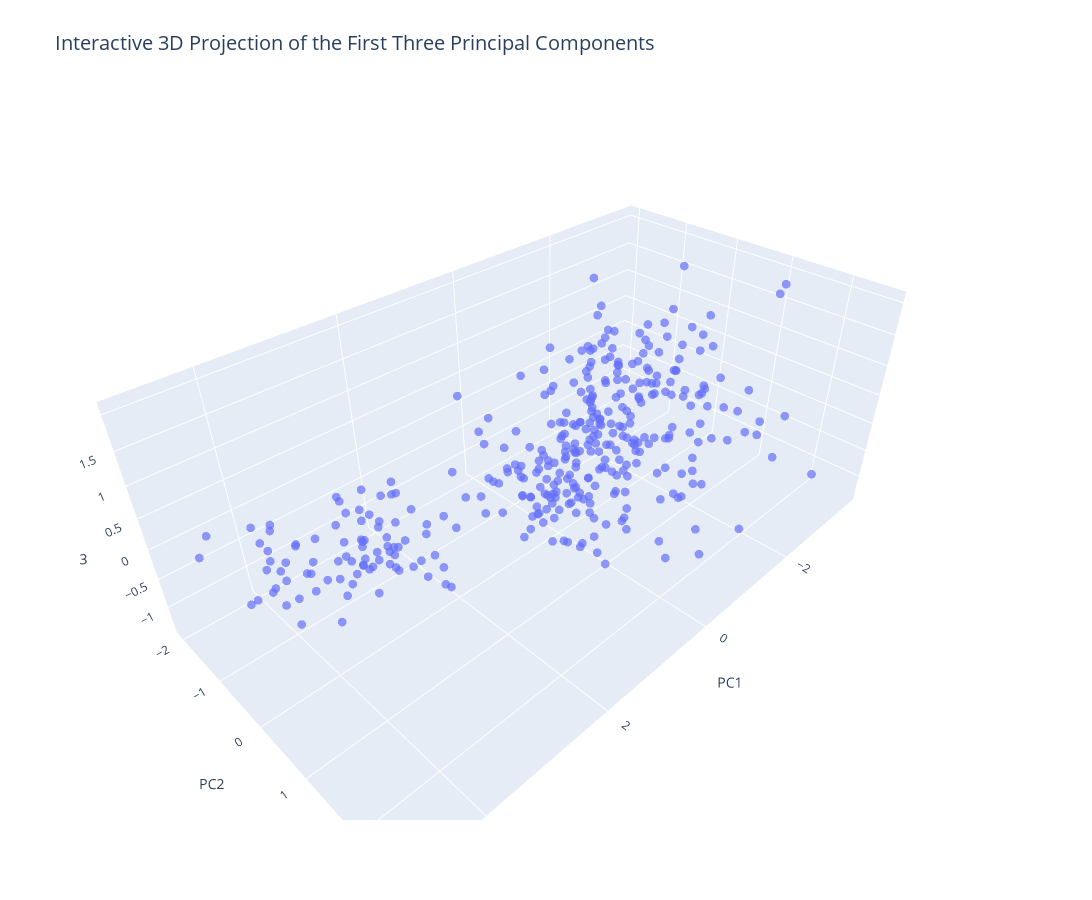

This figure's notebook cell:
### Code cell
import plotly.express as px
import pandas as pd

# Create a DataFrame for the first three principal components
projected_3d_df = pd.DataFrame(pca_result[:, :3], columns=['PC1', 'PC2', 'PC3'])

# Create an interactive 3D scatter plot
fig = px.scatter_3d(
    projected_3d_df,
    x='PC1',
    y='PC2',
    z='PC3',
    title='Interactive 3D Projection of the First Three Principal Components',
    opacity=0.7
)
# Customize the layout for a larger figure
fig.update_layout(
    width=1200,  # Increase width
    height=900,  # Increase height
    title_font=dict(size=20),
)

# Reduce marker size for smaller data points
fig.update_traces(marker=dict(size=3))  # Adjust the size of the data points

# Show the interactive plot
fig.show()

### Figure 1 — Plotly figure (JSON) as saved in the notebook; plotly's stock layout.template omitted (floating-point values rounded to 4 significant figures; data arrays with more than 128 entries replaced by an {"elided": "..."} marker saying what was removed)
{"data": [{"hovertemplate": "PC1=%{x}<br>PC2=%{y}<br>PC3=%{z}<extra></extra>", "legendgroup": "", "marker": {"color": "#636efa", "opacity": 0.7, "size": 3, "symbol": "circle"}, "mode": "markers", "name": "", "scene": "scene", "showlegend": false, "type": "scatter3d", "x": {"elided": "376 float values"}, "y": {"elided": "376 float values"}, "z": {"elided": "376 float values"}}], "layout": {"height": 900, "legend": {"tracegroupgap": 0}, "scene": {"aspectmode": "auto", "aspectratio": {"x": 1.661, "y": 0.9081, "z": 0.6629}, "domain": {"x": [0, 1], "y": [0, 1]}, "xaxis": {"title": {"text": "PC1"}, "type": "linear"}, "yaxis": {"title": {"text": "PC2"}, "type": "linear"}, "zaxis": {"title": {"text": "PC3"}, "type": "linear"}}, "title": {"font": {"size": 20}, "text": "Interactive 3D Projection of the First Three Principal Components"}, "width": 1200}}
